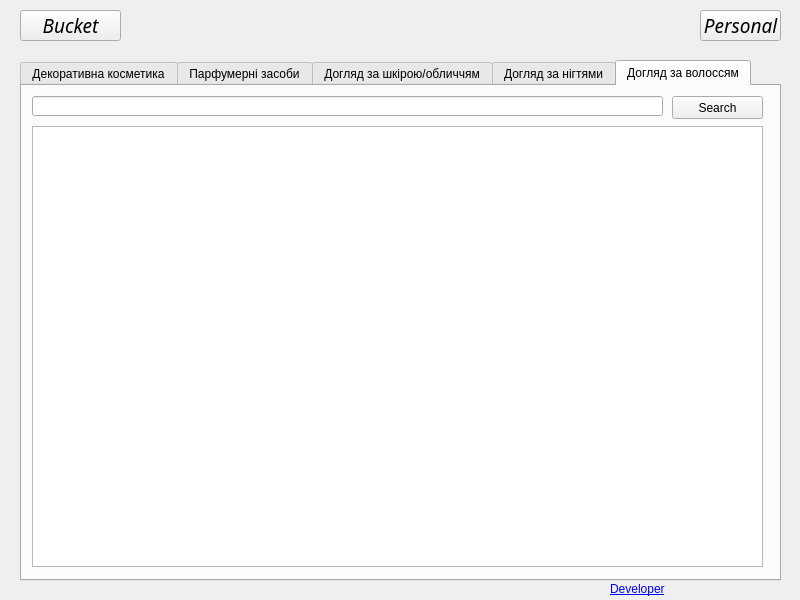
<?xml version="1.0" encoding="UTF-8"?>
<ui version="4.0">
 <class>CatalogGUI</class>
 <widget class="QWidget" name="CatalogGUI">
  <property name="geometry">
   <rect>
    <x>0</x>
    <y>0</y>
    <width>800</width>
    <height>600</height>
   </rect>
  </property>
  <property name="sizePolicy">
   <sizepolicy hsizetype="Fixed" vsizetype="Fixed">
    <horstretch>0</horstretch>
    <verstretch>0</verstretch>
   </sizepolicy>
  </property>
  <property name="minimumSize">
   <size>
    <width>800</width>
    <height>600</height>
   </size>
  </property>
  <property name="maximumSize">
   <size>
    <width>800</width>
    <height>600</height>
   </size>
  </property>
  <property name="focusPolicy">
   <enum>Qt::TabFocus</enum>
  </property>
  <property name="windowTitle">
   <string>Kateflame</string>
  </property>
  <property name="windowIcon">
   <iconset>
    <normaloff>../../../../../../../../../Desktop/Makeup_1.jpg</normaloff>../../../../../../../../../Desktop/Makeup_1.jpg</iconset>
  </property>
  <widget class="QTabWidget" name="sTable">
   <property name="geometry">
    <rect>
     <x>20</x>
     <y>60</y>
     <width>761</width>
     <height>521</height>
    </rect>
   </property>
   <property name="currentIndex">
    <number>4</number>
   </property>
   <widget class="QWidget" name="cosmeticTab">
    <attribute name="title">
     <string>Декоративна косметика</string>
    </attribute>
    <widget class="QPushButton" name="dcSearchButton">
     <property name="geometry">
      <rect>
       <x>650</x>
       <y>10</y>
       <width>91</width>
       <height>23</height>
      </rect>
     </property>
     <property name="text">
      <string>Search</string>
     </property>
    </widget>
    <widget class="QLineEdit" name="cosmeticSearchEdit">
     <property name="geometry">
      <rect>
       <x>10</x>
       <y>10</y>
       <width>631</width>
       <height>20</height>
      </rect>
     </property>
    </widget>
    <widget class="QTableView" name="decCosmeticsTable">
     <property name="geometry">
      <rect>
       <x>10</x>
       <y>40</y>
       <width>732</width>
       <height>441</height>
      </rect>
     </property>
     <property name="focusPolicy">
      <enum>Qt::TabFocus</enum>
     </property>
     <property name="lineWidth">
      <number>1</number>
     </property>
     <property name="autoScrollMargin">
      <number>16</number>
     </property>
     <property name="editTriggers">
      <set>QAbstractItemView::DoubleClicked</set>
     </property>
     <property name="selectionMode">
      <enum>QAbstractItemView::SingleSelection</enum>
     </property>
     <property name="selectionBehavior">
      <enum>QAbstractItemView::SelectRows</enum>
     </property>
     <property name="gridStyle">
      <enum>Qt::DashLine</enum>
     </property>
     <property name="sortingEnabled">
      <bool>true</bool>
     </property>
     <attribute name="horizontalHeaderDefaultSectionSize">
      <number>237</number>
     </attribute>
     <attribute name="horizontalHeaderHighlightSections">
      <bool>false</bool>
     </attribute>
     <attribute name="verticalHeaderVisible">
      <bool>false</bool>
     </attribute>
     <attribute name="verticalHeaderDefaultSectionSize">
      <number>30</number>
     </attribute>
     <attribute name="verticalHeaderHighlightSections">
      <bool>false</bool>
     </attribute>
    </widget>
   </widget>
   <widget class="QWidget" name="perfumTab">
    <attribute name="title">
     <string>Парфумерні засоби</string>
    </attribute>
    <widget class="QLineEdit" name="perfumSearchEdit">
     <property name="geometry">
      <rect>
       <x>10</x>
       <y>10</y>
       <width>631</width>
       <height>20</height>
      </rect>
     </property>
    </widget>
    <widget class="QTableView" name="perfumTable">
     <property name="geometry">
      <rect>
       <x>10</x>
       <y>40</y>
       <width>731</width>
       <height>441</height>
      </rect>
     </property>
     <property name="focusPolicy">
      <enum>Qt::TabFocus</enum>
     </property>
     <property name="selectionMode">
      <enum>QAbstractItemView::SingleSelection</enum>
     </property>
     <property name="selectionBehavior">
      <enum>QAbstractItemView::SelectRows</enum>
     </property>
     <property name="sortingEnabled">
      <bool>true</bool>
     </property>
     <attribute name="horizontalHeaderDefaultSectionSize">
      <number>243</number>
     </attribute>
     <attribute name="horizontalHeaderHighlightSections">
      <bool>false</bool>
     </attribute>
     <attribute name="verticalHeaderVisible">
      <bool>false</bool>
     </attribute>
     <attribute name="verticalHeaderHighlightSections">
      <bool>false</bool>
     </attribute>
    </widget>
    <widget class="QPushButton" name="perfumSearchButton">
     <property name="geometry">
      <rect>
       <x>650</x>
       <y>10</y>
       <width>91</width>
       <height>23</height>
      </rect>
     </property>
     <property name="text">
      <string>Search</string>
     </property>
    </widget>
   </widget>
   <widget class="QWidget" name="skinTab">
    <attribute name="title">
     <string>Догляд за шкірою/обличчям</string>
    </attribute>
    <widget class="QPushButton" name="skinSearchButton">
     <property name="geometry">
      <rect>
       <x>650</x>
       <y>10</y>
       <width>91</width>
       <height>23</height>
      </rect>
     </property>
     <property name="text">
      <string>Search</string>
     </property>
    </widget>
    <widget class="QTableView" name="skinTable">
     <property name="geometry">
      <rect>
       <x>10</x>
       <y>40</y>
       <width>731</width>
       <height>441</height>
      </rect>
     </property>
     <property name="focusPolicy">
      <enum>Qt::TabFocus</enum>
     </property>
     <property name="selectionMode">
      <enum>QAbstractItemView::SingleSelection</enum>
     </property>
     <property name="selectionBehavior">
      <enum>QAbstractItemView::SelectRows</enum>
     </property>
     <property name="sortingEnabled">
      <bool>true</bool>
     </property>
     <attribute name="horizontalHeaderDefaultSectionSize">
      <number>243</number>
     </attribute>
     <attribute name="horizontalHeaderHighlightSections">
      <bool>false</bool>
     </attribute>
     <attribute name="verticalHeaderVisible">
      <bool>false</bool>
     </attribute>
     <attribute name="verticalHeaderHighlightSections">
      <bool>false</bool>
     </attribute>
    </widget>
    <widget class="QLineEdit" name="skinSearchEdit">
     <property name="geometry">
      <rect>
       <x>10</x>
       <y>10</y>
       <width>631</width>
       <height>20</height>
      </rect>
     </property>
    </widget>
   </widget>
   <widget class="QWidget" name="nailsTab">
    <attribute name="title">
     <string>Догляд за нігтями</string>
    </attribute>
    <widget class="QLineEdit" name="nailsSearchEdit">
     <property name="geometry">
      <rect>
       <x>10</x>
       <y>10</y>
       <width>631</width>
       <height>20</height>
      </rect>
     </property>
    </widget>
    <widget class="QTableView" name="nailsTable">
     <property name="geometry">
      <rect>
       <x>10</x>
       <y>40</y>
       <width>731</width>
       <height>441</height>
      </rect>
     </property>
     <property name="focusPolicy">
      <enum>Qt::TabFocus</enum>
     </property>
     <property name="selectionMode">
      <enum>QAbstractItemView::SingleSelection</enum>
     </property>
     <property name="selectionBehavior">
      <enum>QAbstractItemView::SelectRows</enum>
     </property>
     <property name="sortingEnabled">
      <bool>true</bool>
     </property>
     <attribute name="horizontalHeaderDefaultSectionSize">
      <number>243</number>
     </attribute>
     <attribute name="horizontalHeaderHighlightSections">
      <bool>false</bool>
     </attribute>
     <attribute name="verticalHeaderVisible">
      <bool>false</bool>
     </attribute>
     <attribute name="verticalHeaderHighlightSections">
      <bool>false</bool>
     </attribute>
    </widget>
    <widget class="QPushButton" name="nailsSearchButton">
     <property name="geometry">
      <rect>
       <x>650</x>
       <y>10</y>
       <width>91</width>
       <height>23</height>
      </rect>
     </property>
     <property name="text">
      <string>Search</string>
     </property>
    </widget>
   </widget>
   <widget class="QWidget" name="hairTab">
    <attribute name="title">
     <string>Догляд за волоссям</string>
    </attribute>
    <widget class="QLineEdit" name="hairSearchEdit">
     <property name="geometry">
      <rect>
       <x>10</x>
       <y>10</y>
       <width>631</width>
       <height>20</height>
      </rect>
     </property>
    </widget>
    <widget class="QTableView" name="hairTable">
     <property name="geometry">
      <rect>
       <x>10</x>
       <y>40</y>
       <width>731</width>
       <height>441</height>
      </rect>
     </property>
     <property name="focusPolicy">
      <enum>Qt::TabFocus</enum>
     </property>
     <property name="selectionMode">
      <enum>QAbstractItemView::SingleSelection</enum>
     </property>
     <property name="selectionBehavior">
      <enum>QAbstractItemView::SelectRows</enum>
     </property>
     <property name="sortingEnabled">
      <bool>true</bool>
     </property>
     <attribute name="horizontalHeaderDefaultSectionSize">
      <number>243</number>
     </attribute>
     <attribute name="horizontalHeaderHighlightSections">
      <bool>false</bool>
     </attribute>
     <attribute name="verticalHeaderVisible">
      <bool>false</bool>
     </attribute>
     <attribute name="verticalHeaderHighlightSections">
      <bool>false</bool>
     </attribute>
    </widget>
    <widget class="QPushButton" name="hairSearchButton">
     <property name="geometry">
      <rect>
       <x>650</x>
       <y>10</y>
       <width>91</width>
       <height>23</height>
      </rect>
     </property>
     <property name="text">
      <string>Search</string>
     </property>
    </widget>
   </widget>
  </widget>
  <widget class="QPushButton" name="personalOfficeButton">
   <property name="geometry">
    <rect>
     <x>700</x>
     <y>10</y>
     <width>81</width>
     <height>31</height>
    </rect>
   </property>
   <property name="font">
    <font>
     <family>Monotype Corsiva</family>
     <pointsize>14</pointsize>
     <italic>true</italic>
    </font>
   </property>
   <property name="text">
    <string>Personal</string>
   </property>
  </widget>
  <widget class="QPushButton" name="bucketButton">
   <property name="geometry">
    <rect>
     <x>20</x>
     <y>10</y>
     <width>101</width>
     <height>31</height>
    </rect>
   </property>
   <property name="font">
    <font>
     <family>Monotype Corsiva</family>
     <pointsize>14</pointsize>
     <italic>true</italic>
    </font>
   </property>
   <property name="text">
    <string>Bucket</string>
   </property>
  </widget>
  <widget class="QLabel" name="label">
   <property name="geometry">
    <rect>
     <x>610</x>
     <y>579</y>
     <width>191</width>
     <height>21</height>
    </rect>
   </property>
   <property name="text">
    <string>&lt;A HREF='https://vk.com/katelevoshko'&gt;Developer&lt;/A&gt;</string>
   </property>
   <property name="openExternalLinks">
    <bool>true</bool>
   </property>
  </widget>
  <widget class="QLabel" name="label_2">
   <property name="geometry">
    <rect>
     <x>0</x>
     <y>-10</y>
     <width>801</width>
     <height>621</height>
    </rect>
   </property>
   <property name="text">
    <string/>
   </property>
   <property name="pixmap">
    <pixmap>../../q.jpg</pixmap>
   </property>
   <property name="scaledContents">
    <bool>true</bool>
   </property>
  </widget>
  <zorder>label_2</zorder>
  <zorder>sTable</zorder>
  <zorder>personalOfficeButton</zorder>
  <zorder>bucketButton</zorder>
  <zorder>label</zorder>
 </widget>
 <resources/>
 <connections/>
</ui>
